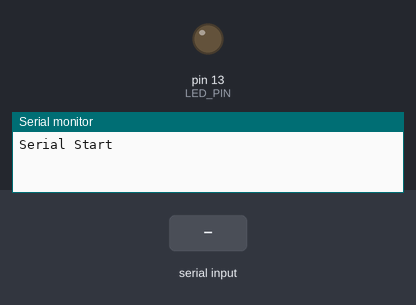
This sketch was run on a simulated Arduino Uno, built with avr-gcc and run on an emulated ATmega328P. Shown: output pins drawn as LEDs (lit = HIGH), the last lines printed to the serial monitor. The test bench sets the inputs (shaded band).

Above: at 1.2 s.
1.3 s: "led;" received over the second serial link
At 1.8 s:
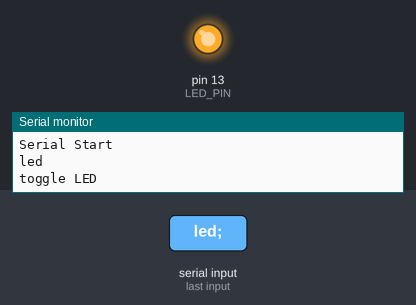
2.8 s: "1;" received over the second serial link
Timing chart, 0 to 5.8 s (numbered marks = the images above; inputs shaded):
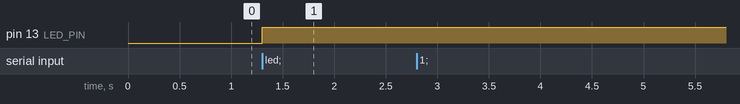

Measured:
- after the input at 1.3 s, pin 13 (LED_PIN): LOW → HIGH at once

The sketch:

PySerialTest.ino
```cpp
#include <SoftwareSerial.h>

// RaspiのGPIO14(TXD0) - Arduino PIN 5(RXとする)
// RaspiのGPIO15(RXD0) - Arduino PIN 6(TXとする)

const int SERIAL_PIN_RX = 5;
const int SERIAL_PIN_TX = 6;
const int LED_PIN = 13;

SoftwareSerial ser(SERIAL_PIN_RX, SERIAL_PIN_TX);

boolean ledOn = false;

void setup() {
  ser.begin(9600);

  // シリアルモニタ用
  Serial.begin(9600);
  Serial.println("Serial Start");

  pinMode(LED_PIN, OUTPUT);
}

void loop() {
  // シリアルモニタ用
  /*
  if (Serial.available()) {
    String inputStr = Serial.readStringUntil(';');
    Serial.println(inputStr);
    if (inputStr.equals("led")) {
      toggleLED();
      Serial.println("toggle LED");
    }
  }
  */

  if (ser.available()) {
    String inputStr = ser.readStringUntil(';');
    Serial.println(inputStr);
    if (inputStr.equals("led")) {
      Serial.println("toggle LED");
      toggleLED();
    } else {
      Serial.println(inputStr);
    }
  }
}

void toggleLED() {
  ledOn = !ledOn;
  digitalWrite(LED_PIN, ledOn);
}
```
